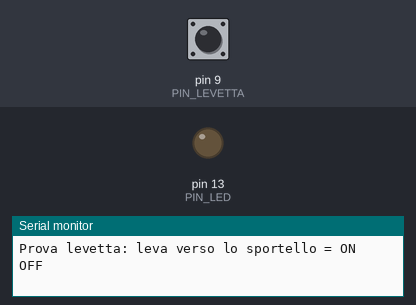
Simulated run of this sketch. Board: Arduino Nano, built with avr-gcc and run on an emulated ATmega328P. Parts: output pins drawn as LEDs (lit = HIGH), the last lines printed to the serial monitor. The test bench sets the inputs (shaded band); at power-on: pin 9 (PIN_LEVETTA) HIGH.

Above: at 1.2 s.
1.3 s: pin 9 (PIN_LEVETTA) pulled LOW for 0.15 s
At 1.41 s:
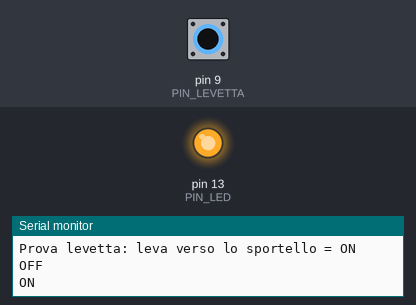
2.9 s: pin 9 (PIN_LEVETTA) pulled LOW for 3.2 s
At 6.7 s:
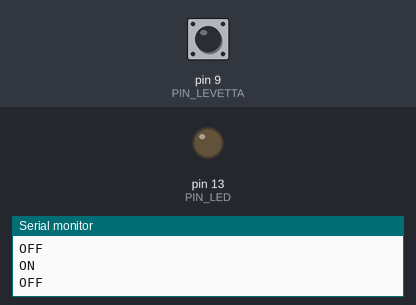
Timing chart, 0 to 8.2 s (numbered marks = the images above; inputs shaded):
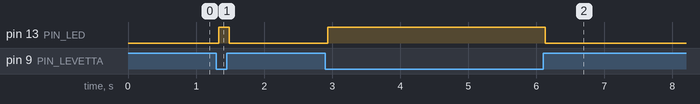

Measured:
- after the input at 1.3 s, pin 13 (PIN_LED): LOW → HIGH at once, → LOW 0.15 s later
- after the input at 2.9 s, pin 13 (PIN_LED): LOW → HIGH at once, → LOW 3.2 s later

The sketch:

prova_levetta.ino
```cpp
// Useless box compatta - PROVA LEVETTA (prima di collegare il servo)
// RUN tolto: il Nano e' alimentato solo dal cavo USB-C del computer.
// Levetta: COM -> GND, contatto scelto -> D9, terzo piedino libero.
// Obiettivo: con la leva inclinata verso lo SPORTELLO (verso il retro)
// il monitor seriale deve scrivere ON e il LED "L" deve accendersi.
// Se succede il contrario, sposta il filo di D9 sull'altro piedino esterno.
const byte PIN_LEVETTA = 9;
const byte PIN_LED = 13;
bool ultimoStato = false;

void setup() {
  pinMode(PIN_LEVETTA, INPUT_PULLUP);
  pinMode(PIN_LED, OUTPUT);
  Serial.begin(115200);
  Serial.println(F("Prova levetta: leva verso lo sportello = ON"));
  ultimoStato = digitalRead(PIN_LEVETTA) == LOW;
  digitalWrite(PIN_LED, ultimoStato ? HIGH : LOW);
  Serial.println(ultimoStato ? F("ON") : F("OFF"));
}

void loop() {
  const bool stato = digitalRead(PIN_LEVETTA) == LOW;
  if (stato != ultimoStato) {
    delay(35);
    if ((digitalRead(PIN_LEVETTA) == LOW) != stato) return;
    ultimoStato = stato;
    digitalWrite(PIN_LED, stato ? HIGH : LOW);
    Serial.println(stato ? F("ON") : F("OFF"));
  }
}
```
